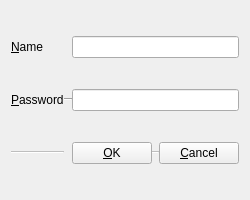
<?xml version="1.0" encoding="UTF-8"?>
<ui version="4.0">
 <class>Form</class>
 <widget class="QWidget" name="Form">
  <property name="geometry">
   <rect>
    <x>0</x>
    <y>0</y>
    <width>250</width>
    <height>200</height>
   </rect>
  </property>
  <property name="windowTitle">
   <string>Form</string>
  </property>
  <layout class="QGridLayout" name="gridLayout">
   <property name="horizontalSpacing">
    <number>0</number>
   </property>
   <item row="0" column="2" colspan="3">
    <widget class="QLineEdit" name="lineEdit"/>
   </item>
   <item row="2" column="4">
    <widget class="QPushButton" name="pushButton_2">
     <property name="text">
      <string>&amp;Cancel</string>
     </property>
    </widget>
   </item>
   <item row="2" column="0">
    <widget class="Line" name="line_4">
     <property name="enabled">
      <bool>false</bool>
     </property>
     <property name="orientation">
      <enum>Qt::Horizontal</enum>
     </property>
    </widget>
   </item>
   <item row="2" column="3">
    <widget class="Line" name="line">
     <property name="enabled">
      <bool>false</bool>
     </property>
     <property name="sizePolicy">
      <sizepolicy hsizetype="Minimum" vsizetype="Fixed">
       <horstretch>0</horstretch>
       <verstretch>0</verstretch>
      </sizepolicy>
     </property>
     <property name="orientation">
      <enum>Qt::Horizontal</enum>
     </property>
    </widget>
   </item>
   <item row="0" column="0">
    <widget class="QLabel" name="label">
     <property name="text">
      <string>&amp;Name</string>
     </property>
     <property name="buddy">
      <cstring>lineEdit</cstring>
     </property>
    </widget>
   </item>
   <item row="1" column="0">
    <widget class="QLabel" name="label_2">
     <property name="text">
      <string>&amp;Password</string>
     </property>
     <property name="buddy">
      <cstring>lineEdit_2</cstring>
     </property>
    </widget>
   </item>
   <item row="1" column="2" colspan="3">
    <widget class="QLineEdit" name="lineEdit_2"/>
   </item>
   <item row="2" column="2">
    <widget class="QPushButton" name="pushButton">
     <property name="text">
      <string>&amp;OK</string>
     </property>
    </widget>
   </item>
   <item row="1" column="1">
    <widget class="Line" name="line_2">
     <property name="orientation">
      <enum>Qt::Horizontal</enum>
     </property>
    </widget>
   </item>
  </layout>
 </widget>
 <resources/>
 <connections/>
</ui>
